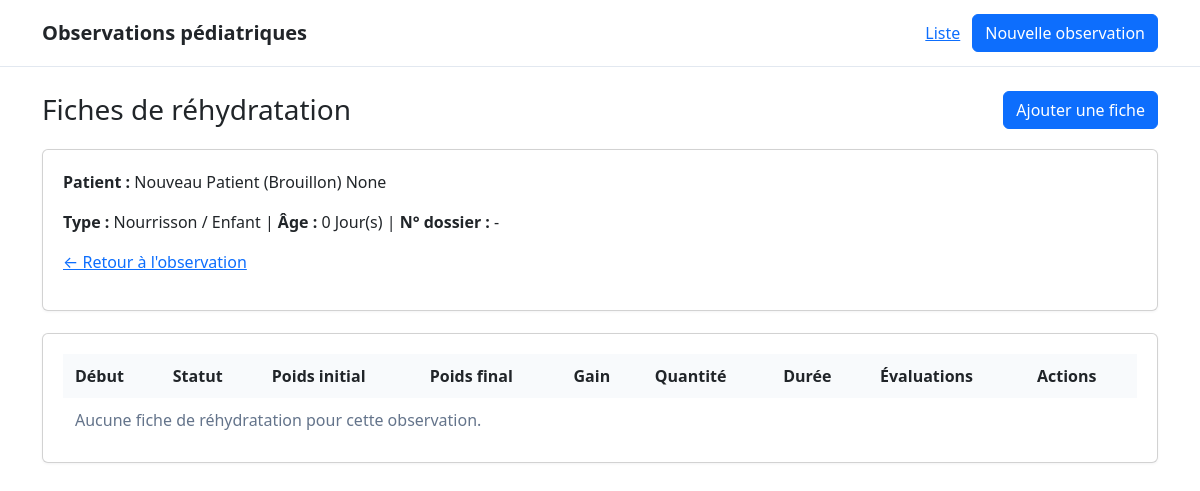
/observations/6/rehydratation/, run on the app's committed database.
### patient/models.py (models this page shows, shortened)
class ObservationMedicale(models.Model):
    type_observation = models.CharField(
        max_length=10,
        choices=C.TYPE_OBSERVATION_CHOICES,
        verbose_name="Type d'observation",
    )
    nom = models.CharField(
        max_length=255,
        verbose_name="Nom",
    )
    prenoms = models.CharField(
        max_length=255, blank=True, null=True,
        verbose_name="Prénom(s)",
    )
    sexe = models.CharField(
        max_length=1,
        choices=C.SEXE_CHOICES,
        verbose_name="Sexe",
    )
    age_valeur = models.PositiveIntegerField(
        verbose_name="Âge",
    )
    age_unite = models.CharField(
        max_length=10,
        choices=C.AGE_UNITE_CHOICES,
        verbose_name="Unité d'âge",
    )
    date_naissance = models.DateField(
        null=True,
        blank=True,
        verbose_name="Date de naissance",
    )
    adresse = models.TextField(
        null=True,
        blank=True,
        verbose_name="Adresse",
    )
    telephone = models.CharField(
        max_length=50,
        null=True,
        blank=True,
        verbose_name="Contact",
    )
    lit = models.CharField(
        max_length=30,
        null=True,
        blank=True,
        verbose_name="Lit n°",
    )
    date_admission = models.DateField(
        null=True,
        blank=True,
        verbose_name="Date d'entrée / admission",
    )
    motif_admission = models.TextField(
        null=True,
        blank=True,
        verbose_name="Motif d'entrée / admission",
    )
    diagnostic_retenu = models.TextField(
        null=True,
        blank=True,
        verbose_name="Diagnostic retenu",
    )
    created_at = models.DateTimeField(auto_now_add=True)
    updated_at = models.DateTimeField(auto_now=True)
    class Meta:
        verbose_name = "Observation médicale"
        verbose_name_plural = "Observations médicales"
        ordering = ["-created_at"]
    @property
    def age_display(self):
        return f"{self.age_valeur} {self.get_age_unite_display()}"

### patient/views.py (the view)
@require_GET
def fiche_rehydratation_list(request, observation_pk):
    observation = get_object_or_404(ObservationMedicale, pk=observation_pk)
    fiches = observation.fiches_rehydratation.all()
    context = {
        "observation": observation,
        "fiches": fiches,
    }
    return render(request, "patient/fiche_rehydratation_list.html", context)

### patient/templates/patient/fiche_rehydratation_list.html (shortened to what this page needs)
{% extends "patient/base.html" %}
{% block content %}
    <div class="page-header">
        <h1>Fiches de réhydratation</h1>
        <a href="{% url 'patient:fiche_rehydratation_create' observation.pk %}" class="btn btn-primary">
            Ajouter une fiche
        </a>
    </div>
    <div class="card">
        <p>
            <strong>Patient :</strong>
            {{ observation.nom }} {{ observation.prenoms }}
        </p>
        <p>
            <strong>Type :</strong>
            {{ observation.get_type_observation_display }}
            |
            <strong>Âge :</strong>
            {{ observation.age_display }}
            |
            <strong>N° dossier :</strong>
            {{ observation.numero_dossier|default:"-" }}
        </p>
        <p>
            <a href="{% url 'patient:observation_detail' observation.pk %}">
                ← Retour à l'observation
            </a>
        </p>
    </div>
    <div class="card">
        <div class="table-responsive">
            <table>
                <thead>
                    <tr>
                        <th>Début</th>
                        <th>Statut</th>
                        <th>Poids initial</th>
                        <th>Poids final</th>
                        <th>Gain</th>
                        <th>Quantité</th>
                        <th>Durée</th>
                        <th>Évaluations</th>
                        <th>Actions</th>
                    </tr>
                </thead>
                <tbody>
                    {% for fiche in fiches %}
                        <tr>
                            <td>
                                {{ fiche.heure_debut|date:"d/m/Y H:i" }}
                            </td>
                            <td>
                                {{ fiche.get_statut_display }}
                            </td>
                            <td>
                                {{ fiche.poids_initial_kg|default:"-" }}
                            </td>
                            <td>
                                {{ fiche.poids_final_kg|default:"-" }}
                            </td>
                            <td>
                                {{ fiche.gain_poids_display|default:"-" }}
                            </td>
                            <td>
                                {% if fiche.quantite_liquide_ml %}
                                    {{ fiche.quantite_liquide_ml }} mL
                                {% else %}
                                    -
                                {% endif %}
                            </td>
                            <td>
                                {{ fiche.duree_display|default:"-" }}
                            </td>
                            <td>
                                {{ fiche.evaluations_horaires.count }}
                            </td>
                            <td>
                                <a href="{% url 'patient:fiche_rehydratation_update' fiche.pk %}">
                                    Modifier
                                </a>
                                |
                                <form
                                    method="post"
                                    action="{% url 'patient:fiche_rehydratation_delete' fiche.pk %}"
                                    style="display:inline;"
                                    onsubmit="return confirm('Supprimer cette fiche de réhydratation ?');"
                                >
                                    {% csrf_token %}
                                    <button
                                        type="submit"
                                        class="btn btn-danger"
                                        style="padding: 4px 8px; font-size: 13px;"
                                    >
                                        Supprimer
                                    </button>
                                </form>
                            </td>
                        </tr>
                    {% empty %}
                        <tr>
                            <td colspan="9" class="muted">
                                Aucune fiche de réhydratation pour cette observation.
                            </td>
                        </tr>
                    {% endfor %}
                </tbody>
            </table>
        </div>
    </div>
{% endblock %}

### patient/templates/patient/base.html (style rules this page uses)
:root { --primary: #2563eb; --primary-dark: #1d4ed8; --secondary: #64748b; --danger: #dc2626; --success: #16a34a; --warning: #d97706; --info: #0891b2; --bg: #f8fafc; --card: #ffffff; --border: #e2e8f0; --text: #0f172a; --muted: #64748b; }
* { box-sizing: border-box; }
body { margin: 0; font-family: Arial, Helvetica, sans-serif; background: var(--bg); color: var(--text); line-height: 1.45; }
.btn { display: inline-block; padding: 9px 14px; border-radius: 8px; border: 1px solid transparent; text-decoration: none; font-size: 14px; cursor: pointer; }
.btn-primary { background: var(--primary); color: #fff; }
.page-header { display: flex; justify-content: space-between; align-items: center; gap: 16px; margin-bottom: 20px; flex-wrap: wrap; }
.page-header h1 { margin: 0; font-size: 28px; }
.card { background: var(--card); border: 1px solid var(--border); border-radius: 14px; padding: 20px; margin-bottom: 22px; box-shadow: 0 1px 3px rgba(15, 23, 42, 0.05); }
.table-responsive { overflow-x: auto; }
table { width: 100%; border-collapse: collapse; }
th, td { padding: 10px 12px; border-bottom: 1px solid var(--border); text-align: left; vertical-align: middle; }
th { background: #f8fafc; }
.muted { color: var(--muted); }

### data on the page
ObservationMedicale: nom "Nouveau Patient (Brouillon)", prenoms "None", type_observation "Nourrisson / Enfant", age_display "0 Jour(s)"

### other printed values
{{ observation.numero_dossier|default:"-" }} "-"
